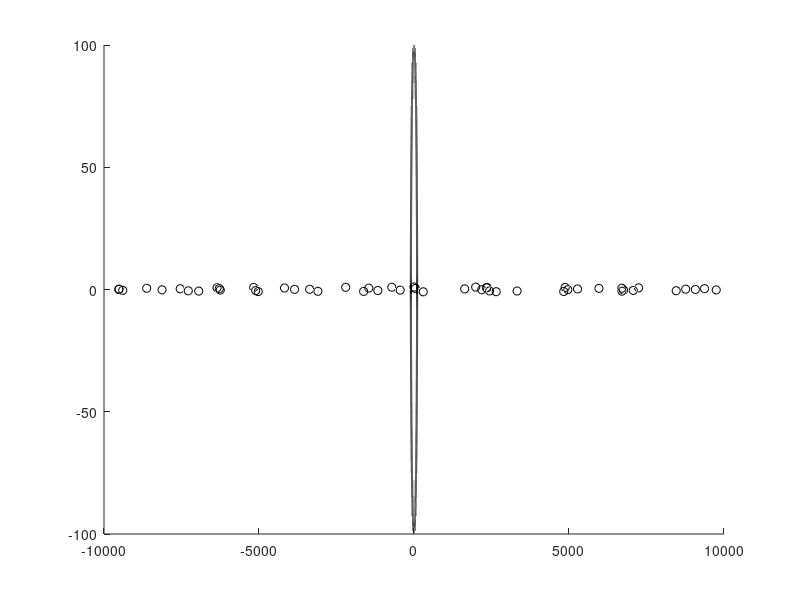

The MATLAB script that drew this image: (Note: this script raises an error after producing the figure.)
function sphere_testing

    rnd = 1;
    samples = 50;
    circ_dist = 100;
    
    figure;
    set(gca,'nextplot','add');

    points = [];
    offset = 2./samples;
    increment = pi * (3 - sqrt(5));

    for i = 1:samples
        y = ((i * offset) - 1) + (offset / 2);
        r = sqrt(1 - y.^2) * circ_dist;

        phi = mod((i + rnd), samples) * increment;

        x = cos(phi) * r * circ_dist;
        z = sin(phi) * r * circ_dist;

        plot3(x,y,z,'ko');
%        points.append([x,y,z])

    end
%% draw circles at 15 degree elevation cut off points
%figure
%set(gca,'nextplot','add')
bot_ring_width = 100;
for iterZ = 1:7
    ring_height = (((iterZ-1)/7)*bot_ring_width);
    ring_width = bot_ring_width - ring_height;
    x_ring = -ring_width:.01:ring_width;
    x_ring(end) = ring_width;
    y_bot = -sqrt(ring_width.^2 - x_ring.^2);
    y_top = sqrt(ring_width.^2 - x_ring.^2);


    plot3(x_ring,y_top,repmat(ring_height,1,length(x_ring)),'-k','linewidth',1.5);
    plot3(x_ring,y_bot,repmat(ring_height,1,length(x_ring)),'-k','linewidth',1.5);
    line([0 0],[-ring_width ring_width],[ring_height ring_height],'color',rgb('light gray'),'linewidth',.7);
    line([-ring_width ring_width],[0 0],[ring_height ring_height],'color',rgb('light gray'),'linewidth',.7);
end
axis equal
set(gca,'Ylim',[-bot_ring_width bot_ring_width],'Xlim',[-bot_ring_width bot_ring_width],'Zlim',[0 bot_ring_width])
%%%%%%%%%%%%%%%%%%%%%%%%%%%%%%%%%%%%%%%%%%%%%%%%%%%%%%%%%
%%  top hex ring size 1
    iterZ = 7;
    ring_height = (((iterZ-1)/7)*bot_ring_width);
    ring_width = bot_ring_width - ring_height;
    hex_width = bot_ring_width/7;
    center = [ring_width-hex_width,0];

    x_off = .5*hex_width;
    y_off = 1*hex_width;
    line([-x_off+center(1)    x_off+center(1)],[-y_off+center(2) -y_off+center(2)],[ring_height ring_height]);      line([ -x_off+center(1) -2*x_off+center(1)],[-y_off+center(2)    0.0+center(2)],[ring_height ring_height]);    
    line([-2*x_off+center(1) -x_off+center(1)],[   0.0+center(2)  y_off+center(2)],[ring_height ring_height]);      line([ -x_off+center(1)    x_off+center(1)],[ y_off+center(2)  y_off+center(2)],[ring_height ring_height]);    
    line([ x_off+center(1)  2*x_off+center(1)],[ y_off+center(2)    0.0+center(2)],[ring_height ring_height]);      line([2*x_off+center(1)    x_off+center(1)],[   0.0+center(2)  -y_off+center(2)],[ring_height ring_height]);           

 %%
    for iterZ = 6:-1:1
        prev_height = ring_height;

%        ring_height = (((iterZ-1)/7)*bot_ring_width);
        hex_width = bot_ring_width/7;

        x_off = .5*hex_width;
        y_off = .5*hex_width;
        new_y_pos = (prev_height - ring_height+hex_width/2)+(hex_width*(6-iterZ));

        center  = [0,-new_y_pos];
        draw_lines(x_off,y_off,center,ring_height,prev_height)

        center  = [0,new_y_pos];
        draw_lines(x_off,y_off,center,prev_height,ring_height)
        
        center  = [hex_width,hex_width];
        draw_lines_rotate(x_off,y_off,center,ring_height,prev_height)
    end     
end
function draw_lines(x_off,y_off,center,ring_height,prev_height)
    half_height = (prev_height-ring_height)/2 + ring_height;
        
    line([-x_off+center(1)    x_off+center(1)],[-y_off+center(2) -y_off+center(2)],[ring_height ring_height]); 
    line([ -x_off+center(1) -2*x_off+center(1)],[-y_off+center(2)    0.0+center(2)],[ring_height half_height]);    
    line([-2*x_off+center(1) -x_off+center(1)],[   0.0+center(2)  y_off+center(2)],[half_height prev_height]);  
    line([ -x_off+center(1)    x_off+center(1)],[ y_off+center(2)  y_off+center(2)],[prev_height prev_height]);    
    line([ x_off+center(1)  2*x_off+center(1)],[ y_off+center(2)    0.0+center(2)],[prev_height half_height]);  
    line([2*x_off+center(1)    x_off+center(1)],[   0.0+center(2)  -y_off+center(2)],[half_height ring_height]);           
end
function draw_lines_rotate(x_off,y_off,center,ring_height,prev_height)
    half_height = (prev_height-ring_height)/2 + ring_height;
    line([2*center(1) 3/2*center(1)],[-1/2*center(2) -3/2*center(2)],[ring_height ring_height])
    line([center(1) 3/2*center(1)],[-3/2*center(2) -3/2*center(2) ],[half_height ring_height])
    
    line([center(1) 3/2*center(1)],[0*center(2) 0*center(2) ],[prev_height half_height])
    line([3/2*center(1) 2*center(1)],[0*center(2) -1/2*center(2) ],[half_height ring_height])
    
    
    
    line([1*center(1) 3/2*center(1)],[3/2*center(2) 1.0*center(2)],[half_height ring_height]);
    
    
    line([ -x_off+center(1)    x_off+center(1)],[ y_off+center(2)  y_off+center(2)],[prev_height prev_height]);
    line([ x_off+center(1)  2*x_off+center(1)],[ y_off+center(2)    0.0+center(2)],[prev_height half_height]);
    line([2*x_off+center(1)    x_off+center(1)],[   0.0+center(2)  -y_off+center(2)],[half_height ring_height]);
    line([-x_off+center(1)    x_off+center(1)],[-y_off+center(2) -y_off+center(2)],[ring_height ring_height]);
    line([ -x_off+center(1) -2*x_off+center(1)],[-y_off+center(2)    0.0+center(2)],[ring_height half_height]);
    line([-2*x_off+center(1) -x_off+center(1)],[   0.0+center(2)  y_off+center(2)],[half_height prev_height]);
end

function random_other

for iterP = 1:4
    for iterZ = 7:-1:1
        ring_height = (((iterZ-1)/7)*bot_ring_width);
        ring_width = bot_ring_width - ring_height;
        hex_width = bot_ring_width/7;
        if iterP == 1
            center = [ring_width-hex_width,0];
        elseif iterP == 2
            center = [0,ring_width-hex_width];
        elseif iterP == 3
            center = [-ring_width+hex_width,0];
        elseif iterP == 4
            center = [0,-ring_width+hex_width];
        end

        x_off = .5*hex_width;
        y_off = 1*hex_width;
        line([-x_off+center(1)    x_off+center(1)],[-y_off+center(2) -y_off+center(2)],[ring_height ring_height]);      line([ -x_off+center(1) -2*x_off+center(1)],[-y_off+center(2)    0.0+center(2)],[ring_height ring_height]);    
        line([-2*x_off+center(1) -x_off+center(1)],[   0.0+center(2)  y_off+center(2)],[ring_height ring_height]);      line([ -x_off+center(1)    x_off+center(1)],[ y_off+center(2)  y_off+center(2)],[ring_height ring_height]);    
        line([ x_off+center(1)  2*x_off+center(1)],[ y_off+center(2)    0.0+center(2)],[ring_height ring_height]);      line([2*x_off+center(1)    x_off+center(1)],[   0.0+center(2)  -y_off+center(2)],[ring_height ring_height]);           
    end
end

%%        
figure;

x_off = 0:1.5:(5*1.5);
stop_val =  15;
for iterP = 0:1:(length(x_off)-1)
    for iterZ = 1:13
        if iterP == 0
            stop_val = 15;
        elseif iterP == 1
            stop_val = (7-(iterP-1)):(8+(iterP-1));     %iter P == 1
        else
            stop_val = (7-(iterP)):(8+(iterP-1));     %iter P == 1
        end
        
        if ismember(iterZ,stop_val) && x_off(iterP+1) ~= 0
            continue
        elseif iterZ > 6 && x_off(iterP+1) ~= 0
            center = [0+x_off(iterP+1) iterZ-(7-iterP)-(2*iterP)];
        else 
            center = [0+x_off(iterP+1) iterZ-(7-iterP)];
        end
        
        if iterZ < 8
            ring_height = ((iterZ-1)/(7-1))*8;
        else
             ring_height = ((13-iterZ)/(7-1))*8;
        end

        line([-0.5+center(1) 0.5+center(1)],[-1.0+center(2) -1.0+center(2)],[ring_height ring_height]);           line([-0.5+center(1) -1.0+center(1)],[-1.0+center(2) 0.0+center(2)],[ring_height ring_height]);    
        line([-1.0+center(1) -.5+center(1)],[0.0+center(2)  1.0+center(2)],[ring_height ring_height]);            line([-0.5+center(1) 0.5+center(1)],[ 1.0+center(2)  1.0+center(2)],[ring_height ring_height]);    
        line([ 0.5+center(1) 1.0+center(1)],[ 1.0+center(2) 0.0+center(2)],[ring_height ring_height]);            line([ 1.0+center(1)  .5+center(1)],[0.0+center(2)  -1.0+center(2)],[ring_height ring_height]);           

        x_data = [-0.5+center(1)  0.5+center(1)  1.0+center(1)  .5+center(1) -.5+center(1) -1.0+center(1)  -.5+center(1)];
        y_data = [-1.0+center(2) -1.0+center(2)  0.0+center(2) 1.0+center(2) 1.0+center(2) 0.0+center(2)  -1.0+center(2)];
        z_data = [ring_height       ring_height   ring_height    ring_height   ring_height   ring_height     ring_height];
        patch(x_data,y_data,z_data,rgb('red'),'facealpha',.5);  
        
        if x_off(iterP+1) ~= 0
            if iterZ <= 6
                center = [0-x_off(iterP+1) iterZ-(7-iterP)];
            else
                center = [0-x_off(iterP+1) (iterZ-(7-iterP))-(2*iterP)];
            end

            line([-0.5+center(1) 0.5+center(1)],[-1.0+center(2) -1.0+center(2)],[ring_height ring_height]);           line([-0.5+center(1) -1.0+center(1)],[-1.0+center(2) 0.0+center(2)],[ring_height ring_height]);    
            line([-1.0+center(1) -.5+center(1)],[0.0+center(2)  1.0+center(2)],[ring_height ring_height]);            line([-0.5+center(1) 0.5+center(1)],[ 1.0+center(2)  1.0+center(2)],[ring_height ring_height]);    
            line([ 0.5+center(1) 1.0+center(1)],[ 1.0+center(2) 0.0+center(2)],[ring_height ring_height]);            line([ 1.0+center(1)  .5+center(1)],[0.0+center(2) -1.0+center(2)],[ring_height ring_height]);           

            x_data = [-0.5+center(1)  0.5+center(1)  1.0+center(1)  .5+center(1) -.5+center(1) -1.0+center(1)  -.5+center(1)];
            y_data = [-1.0+center(2) -1.0+center(2)  0.0+center(2) 1.0+center(2) 1.0+center(2) 0.0+center(2)  -1.0+center(2)];
            z_data = [ring_height       ring_height   ring_height    ring_height   ring_height   ring_height     ring_height];
            patch(x_data,y_data,z_data,rgb('red'),'facealpha',.5);
        end
    end
    set(gca,'Ylim',[-8 8],'Xlim',[-8 8],'Zlim',[0 8])
end
end
